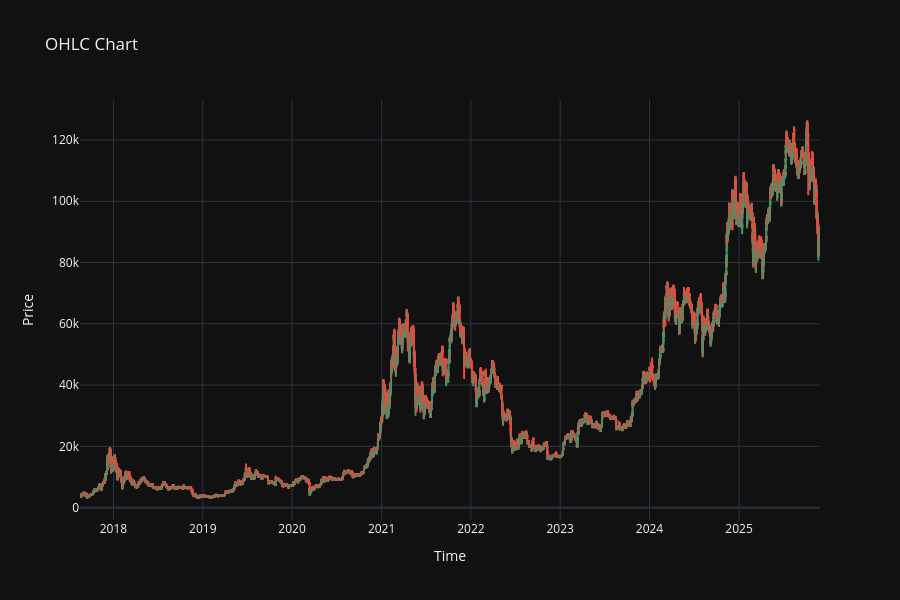

Write notebook code for a chart like this one.
### Code cell
df = data.copy()

# OHLC Chart
fig = go.Figure(
    data=[
        go.Candlestick(
            x=df["BTCUSDT"]["open_time"],
            open=df["BTCUSDT"]["Open"],
            high=df["BTCUSDT"]["High"],
            low=df["BTCUSDT"]["Low"],
            close=df["BTCUSDT"]["Close"],
            name="OHLC"
        )
    ]
)

# Layout config
fig.update_layout(
    title="OHLC Chart",
    xaxis_title="Time",
    yaxis_title="Price",
    xaxis_rangeslider_visible=False,
    template="plotly_dark",
    height=600
)

fig.show()

### Figure 1 — Plotly figure (JSON) as saved in the notebook; plotly's stock layout.template omitted (floating-point values rounded to 4 significant figures; data arrays with more than 128 entries replaced by an {"elided": "..."} marker saying what was removed)
{"data": [{"close": {"elided": "72366 float values"}, "high": {"elided": "72366 float values"}, "low": {"elided": "72366 float values"}, "name": "OHLC", "open": {"elided": "72366 float values"}, "type": "candlestick", "x": {"elided": "72366 str values"}}], "layout": {"height": 600, "title": {"text": "OHLC Chart"}, "xaxis": {"rangeslider": {"visible": false}, "title": {"text": "Time"}}, "yaxis": {"title": {"text": "Price"}}}}
